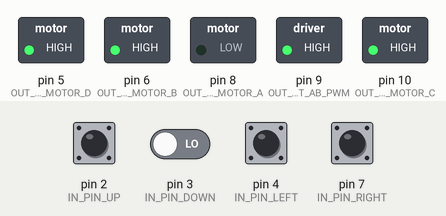
The sketch below on a simulated Arduino Uno, built with avr-gcc and run on an emulated ATmega328P. Parts: switched loads named in the sketch (green lamp = pin HIGH). The test bench sets the inputs (shaded band); at power-on: pin 2 (IN_PIN_UP), pin 4 (IN_PIN_LEFT) HIGH, pin 3 (IN_PIN_DOWN), pin 7 (IN_PIN_RIGHT) LOW.

Above: at 1.2 s.
1.3 s: pin 2 (IN_PIN_UP) pulled LOW for 0.15 s
At 1.37 s:
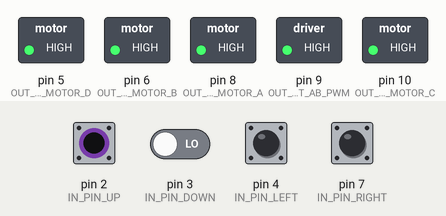
2.9 s: pin 4 (IN_PIN_LEFT) pulled LOW for 0.15 s
At 2.97 s:
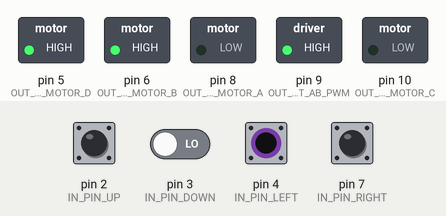
4.5 s: pin 2 (IN_PIN_UP) driven LOW and pin 3 (IN_PIN_DOWN) driven HIGH
At 5.2 s:
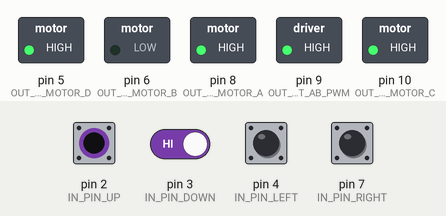
6.0 s: pin 4 (IN_PIN_LEFT) pulled LOW for 1 s
At 6.5 s:
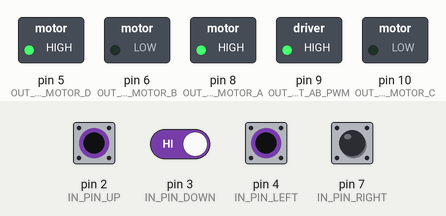
8.5 s: pin 2 (IN_PIN_UP) driven HIGH
At 9.7 s:
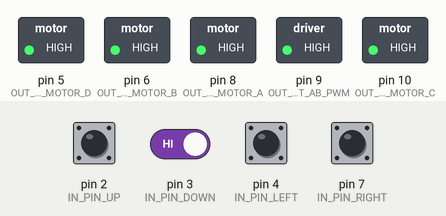
10.0 s: pin 4 (IN_PIN_LEFT) pulled LOW for 0.15 s
At 10.08 s:
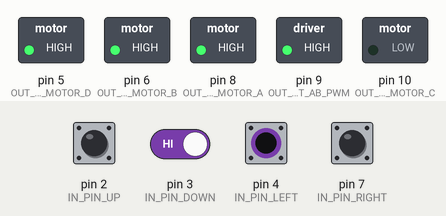
Timing chart, 0 to 12.6 s (numbered marks = the images above; inputs shaded):
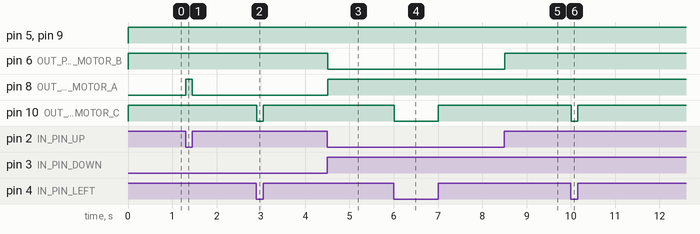

The sketch:

sketch_aug04a.ino
```cpp
//http://tsukutta.hatenablog.com/entry/2013/12/15/062500


#define IN_PIN_UP 2
#define IN_PIN_DOWN 3
#define IN_PIN_LEFT 4
#define IN_PIN_RIGHT 7
#define OUT_PIN_MOTOR_A 8
#define OUT_PIN_MOTOR_B 6
#define OUT_PIN_MOT_AB_PWM 9
#define OUT_PIN_MOTOR_C 10
#define OUT_PIN_MOTOR_D 5
#define OUT_PIN_MOT_CD_PWM 11
#define MOTOR_AB_PWM 255
#define MOTOR_CD_PWM 255
#define BUTTON_ON LOW
#define BUTTON_OFF HIGH

void setup() {
  pinMode(IN_PIN_UP, INPUT);
  pinMode(IN_PIN_DOWN, INPUT);
  pinMode(IN_PIN_LEFT, INPUT);
  pinMode(IN_PIN_RIGHT, INPUT);
  pinMode(OUT_PIN_MOTOR_A, OUTPUT);
  pinMode(OUT_PIN_MOTOR_B, OUTPUT);
  pinMode(OUT_PIN_MOTOR_C, OUTPUT);
  pinMode(OUT_PIN_MOTOR_D, OUTPUT);
}

void loop() {
  if (digitalRead(IN_PIN_UP) == BUTTON_ON && digitalRead(IN_PIN_DOWN) == BUTTON_OFF){
    digitalWrite(OUT_PIN_MOTOR_A, HIGH);
    digitalWrite(OUT_PIN_MOTOR_B, LOW);
    analogWrite(OUT_PIN_MOT_AB_PWM, MOTOR_AB_PWM);
  } else if (digitalRead(IN_PIN_UP) == BUTTON_OFF && digitalRead(IN_PIN_DOWN) == BUTTON_ON){
    digitalWrite(OUT_PIN_MOTOR_A, LOW);
    digitalWrite(OUT_PIN_MOTOR_B, HIGH);
    analogWrite(OUT_PIN_MOT_AB_PWM, MOTOR_AB_PWM);
  } else {
    digitalWrite(OUT_PIN_MOTOR_A, HIGH);
    digitalWrite(OUT_PIN_MOTOR_B, HIGH);
  }

  if (digitalRead(IN_PIN_LEFT) == BUTTON_ON && digitalRead(IN_PIN_RIGHT) == BUTTON_OFF) {
    digitalWrite(OUT_PIN_MOTOR_C, HIGH);
    digitalWrite(OUT_PIN_MOTOR_D, LOW);
    analogWrite(OUT_PIN_MOT_AB_PWM, MOTOR_CD_PWM);
  } else if (digitalRead(IN_PIN_RIGHT) == BUTTON_ON && digitalRead(IN_PIN_LEFT) == BUTTON_ON) {
    digitalWrite(OUT_PIN_MOTOR_C, LOW);
    digitalWrite(OUT_PIN_MOTOR_D, HIGH);
    analogWrite(OUT_PIN_MOT_AB_PWM, MOTOR_CD_PWM);
  } else {
    digitalWrite(OUT_PIN_MOTOR_C, HIGH);
    digitalWrite(OUT_PIN_MOTOR_D, HIGH);
  }

  delay(50);

}
```

Measured:
- after the input at 1.3 s, pin 8 (OUT_PIN_MOTOR_A): LOW → HIGH at once, → LOW 0.15 s later
- after the input at 2.9 s, pin 10 (OUT_PIN_MOTOR_C): HIGH → LOW at once, → HIGH 0.15 s later
- after the input at 4.5 s, pin 6 (OUT_PIN_MOTOR_B): HIGH → LOW at once; pin 8 (OUT_PIN_MOTOR_A): LOW → HIGH at once
- after the input at 6.0 s, pin 10 (OUT_PIN_MOTOR_C): HIGH → LOW at once, → HIGH 1.0 s later
- after the input at 8.5 s, pin 6 (OUT_PIN_MOTOR_B): LOW → HIGH at once
- after the input at 10.0 s, pin 10 (OUT_PIN_MOTOR_C): HIGH → LOW at once, → HIGH 0.15 s later
